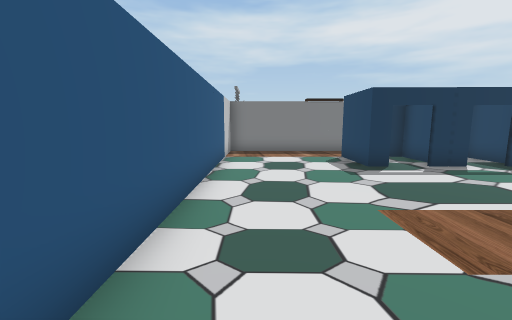
view 1 (above)

16 first-person views from a walk through a 3-D level made in the Unity game engine. The camera is 1.3 m above the floor, tilts 8° down and sees 90° across. Doors are open. The floor is counted in squares, 1 m on a side. Each view is taken from the middle of a square. On the plan, view 1 faces up. The plan holds only what a view shows up to about 13 squares ahead; the rest is blank.

view 2
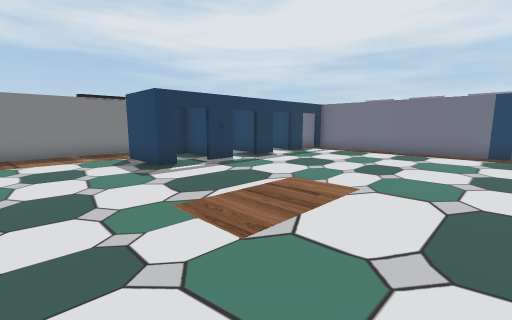

view 3
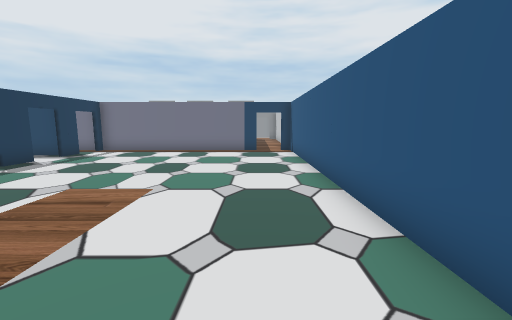

view 4
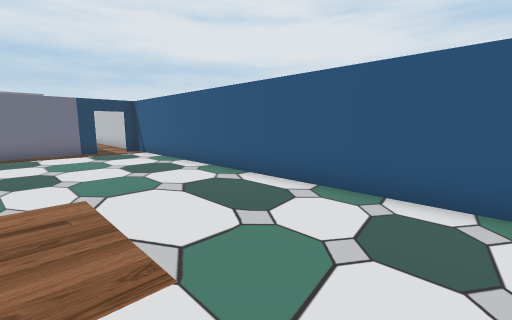

view 5
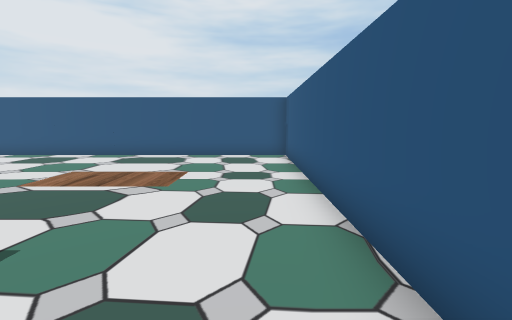

view 6
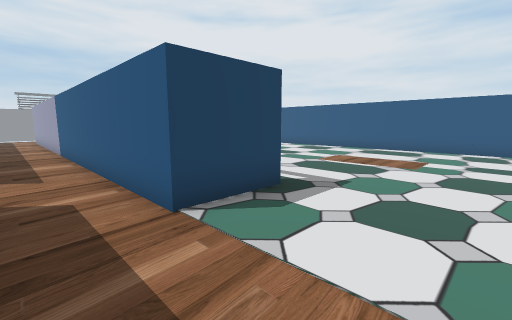

view 7
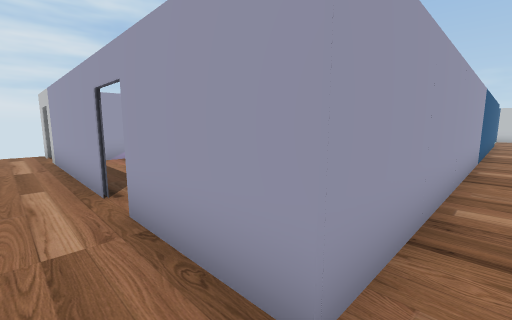

view 8
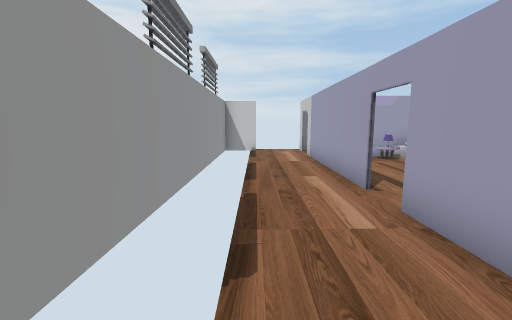

view 9
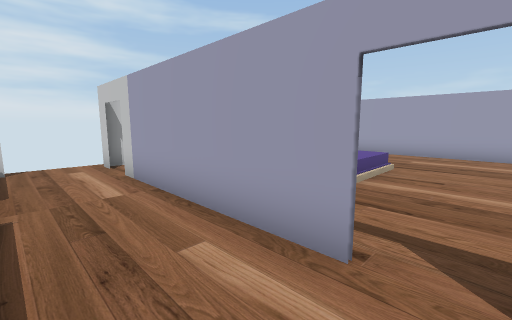

view 10
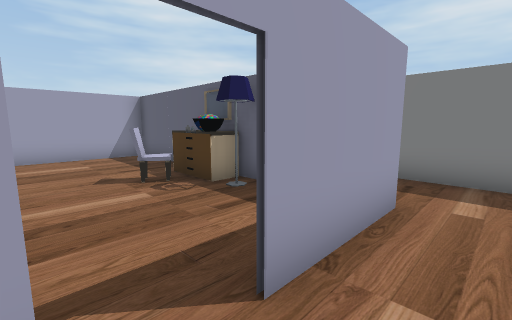

view 11
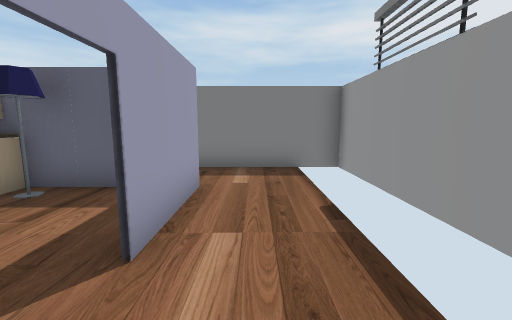

view 12
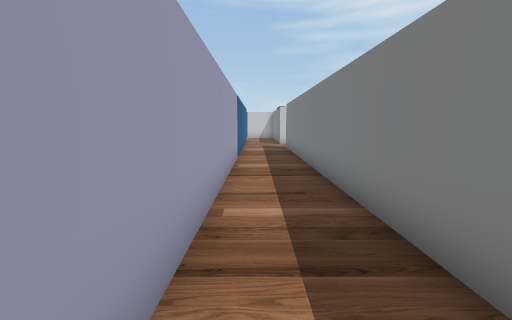

view 13
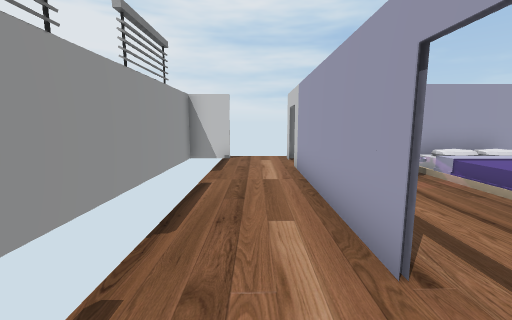

view 14
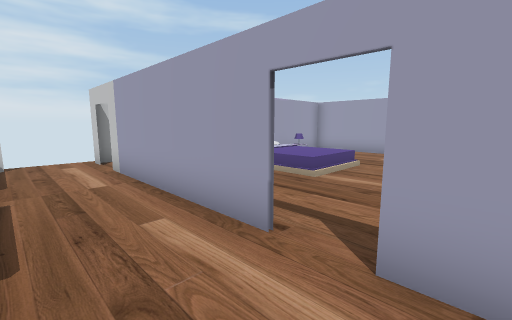

view 15
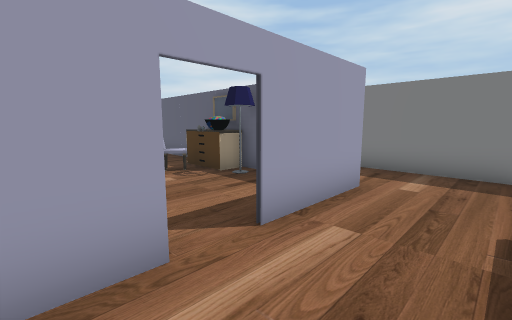

view 16
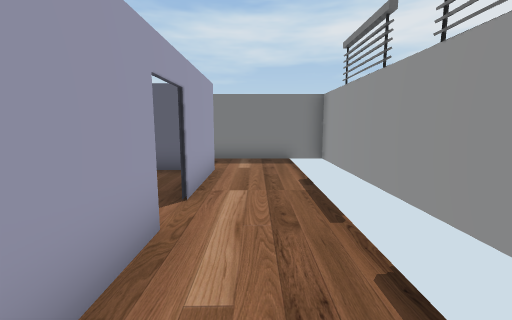

### Floor plan
Points are (right, up) in squares from view 1. A wall is a line through its corners. A room is listed if a view was taken in it or the views show most of it. See-through windows are left out.
Room 1 (views 1, 2, 3, 4, 5, 6)
walls: (8.3, 8.4) (8.3, 10); (13.1, 7.8) (3.5, 7.8) (3.5, 10.3); (2.5, 12.7) (-1.3, 12.7) (-1.3, -1.7) (13, -1.7) (13, 9.1)
ways out: opening at (3.5, 11.5); open door at (-1, 0); open door at (-1, 7); open door at (3, -1)
Room 2 (views 7, 8, 9, 10, 11, 12, 13, 14, 15, 16)
walls: (17.6, 10.2) (13.1, 10.2) (13.1, 1.2); (20.5, 10.3) (22.8, 10.3) (22.8, -1.9); (21.9, 10.2) (20.5, 10.2); (13.8, 0.7) (21.4, 0.7); (24.9, -1.7) (26.5, -1.7) (26.5, 12.7) (10, 12.7); (6.5, 10.3) (17.6, 10.3)
ways out: opening at (6, 11.5)
objects: chair (18, 8) to (18, 9); drawers (18, 9) to (19, 10); other object (19, 10); other object (20, 9) to (20, 10)

Positions as (right, up) in squares from view 1, and headings:
1: (0, 0), facing up
2: (0, 0), facing up-right
3: (0, 0), facing right
4: (0, 3), facing down-right
5: (0, 9), facing down
6: (0, 12), facing down-right
7: (24, 11), facing down-left
8: (25, 11), facing down
9: (25, 7), facing down-left
10: (24, 6), facing up-left
11: (24, 5), facing up
12: (23, 11), facing left
13: (24, 8), facing down
14: (25, 8), facing down-left
15: (25, 5), facing up-left
16: (24, 3), facing up
